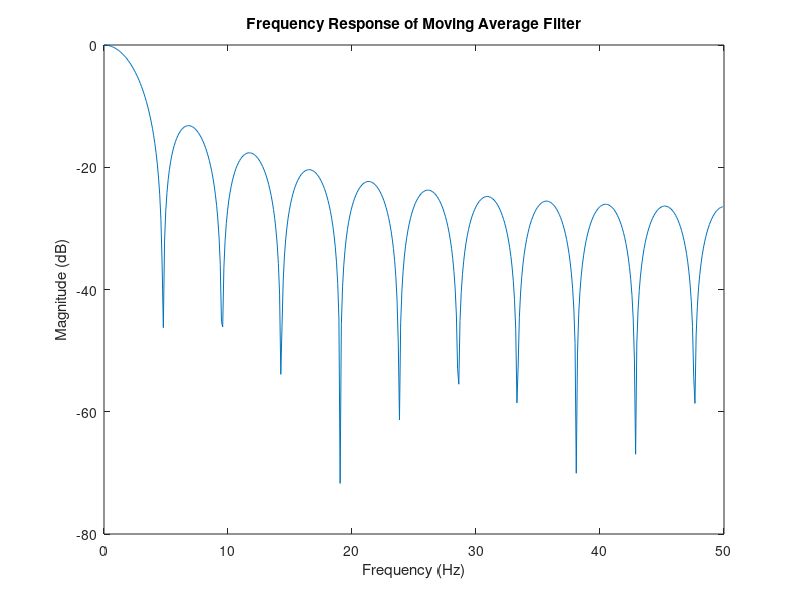

This chart was generated by the following MATLAB code:
clear all
L = 21;
h = (1/L) * ones(1,L);
[a,w] = freqz(h);
w = w * (50/pi);
plot(w,mag2db(abs(a)))
title('Frequency Response of Moving Average Filter')
xlabel('Frequency (Hz)')
ylabel('Magnitude (dB)')